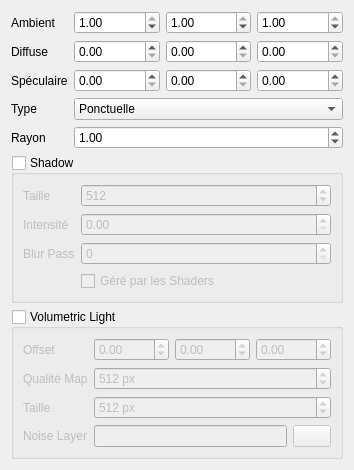
<?xml version="1.0" encoding="UTF-8"?>
<ui version="4.0">
 <class>LightDialog</class>
 <widget class="QDialog" name="LightDialog">
  <property name="geometry">
   <rect>
    <x>0</x>
    <y>0</y>
    <width>310</width>
    <height>457</height>
   </rect>
  </property>
  <property name="windowTitle">
   <string>Propriété de la lumière</string>
  </property>
  <layout class="QFormLayout" name="formLayout">
   <property name="fieldGrowthPolicy">
    <enum>QFormLayout::AllNonFixedFieldsGrow</enum>
   </property>
   <item row="0" column="0">
    <widget class="QLabel" name="label_8">
     <property name="text">
      <string>Ambient</string>
     </property>
    </widget>
   </item>
   <item row="0" column="1">
    <layout class="QHBoxLayout" name="horizontalLayout_29">
     <item>
      <widget class="QDoubleSpinBox" name="diffuse_x">
       <property name="maximum">
        <double>1.000000000000000</double>
       </property>
       <property name="singleStep">
        <double>0.100000000000000</double>
       </property>
       <property name="value">
        <double>1.000000000000000</double>
       </property>
      </widget>
     </item>
     <item>
      <widget class="QDoubleSpinBox" name="diffuse_y">
       <property name="maximum">
        <double>1.000000000000000</double>
       </property>
       <property name="singleStep">
        <double>0.100000000000000</double>
       </property>
       <property name="value">
        <double>1.000000000000000</double>
       </property>
      </widget>
     </item>
     <item>
      <widget class="QDoubleSpinBox" name="diffuse_z">
       <property name="maximum">
        <double>1.000000000000000</double>
       </property>
       <property name="singleStep">
        <double>0.100000000000000</double>
       </property>
       <property name="value">
        <double>1.000000000000000</double>
       </property>
      </widget>
     </item>
    </layout>
   </item>
   <item row="2" column="0">
    <widget class="QLabel" name="label_9">
     <property name="text">
      <string>Diffuse</string>
     </property>
    </widget>
   </item>
   <item row="2" column="1">
    <layout class="QHBoxLayout" name="horizontalLayout_28">
     <item>
      <widget class="QDoubleSpinBox" name="specular_x">
       <property name="maximum">
        <double>1.000000000000000</double>
       </property>
       <property name="singleStep">
        <double>0.100000000000000</double>
       </property>
      </widget>
     </item>
     <item>
      <widget class="QDoubleSpinBox" name="specular_y">
       <property name="maximum">
        <double>1.000000000000000</double>
       </property>
       <property name="singleStep">
        <double>0.100000000000000</double>
       </property>
      </widget>
     </item>
     <item>
      <widget class="QDoubleSpinBox" name="specular_z">
       <property name="maximum">
        <double>1.000000000000000</double>
       </property>
       <property name="singleStep">
        <double>0.100000000000000</double>
       </property>
      </widget>
     </item>
    </layout>
   </item>
   <item row="4" column="0">
    <widget class="QLabel" name="label_10">
     <property name="text">
      <string>Spéculaire</string>
     </property>
    </widget>
   </item>
   <item row="4" column="1">
    <layout class="QHBoxLayout" name="horizontalLayout_27">
     <item>
      <widget class="QDoubleSpinBox" name="ambiant_x">
       <property name="maximum">
        <double>1.000000000000000</double>
       </property>
       <property name="singleStep">
        <double>0.100000000000000</double>
       </property>
      </widget>
     </item>
     <item>
      <widget class="QDoubleSpinBox" name="ambiant_y">
       <property name="maximum">
        <double>1.000000000000000</double>
       </property>
       <property name="singleStep">
        <double>0.100000000000000</double>
       </property>
      </widget>
     </item>
     <item>
      <widget class="QDoubleSpinBox" name="ambiant_z">
       <property name="maximum">
        <double>1.000000000000000</double>
       </property>
       <property name="singleStep">
        <double>0.100000000000000</double>
       </property>
      </widget>
     </item>
    </layout>
   </item>
   <item row="6" column="0">
    <widget class="QLabel" name="label_7">
     <property name="text">
      <string>Type</string>
     </property>
    </widget>
   </item>
   <item row="6" column="1">
    <widget class="QComboBox" name="type">
     <item>
      <property name="text">
       <string>Ponctuelle</string>
      </property>
     </item>
     <item>
      <property name="text">
       <string>Dirictionelle</string>
      </property>
     </item>
    </widget>
   </item>
   <item row="8" column="0">
    <widget class="QLabel" name="label_11">
     <property name="text">
      <string>Rayon</string>
     </property>
    </widget>
   </item>
   <item row="8" column="1">
    <widget class="QDoubleSpinBox" name="radius">
     <property name="maximum">
      <double>64.000000000000000</double>
     </property>
     <property name="value">
      <double>1.000000000000000</double>
     </property>
    </widget>
   </item>
   <item row="10" column="0" colspan="2">
    <widget class="QGroupBox" name="castshadow">
     <property name="title">
      <string>Shadow</string>
     </property>
     <property name="flat">
      <bool>false</bool>
     </property>
     <property name="checkable">
      <bool>true</bool>
     </property>
     <property name="checked">
      <bool>false</bool>
     </property>
     <layout class="QFormLayout" name="formLayout_8">
      <item row="0" column="0">
       <widget class="QLabel" name="label_46">
        <property name="text">
         <string>Taille</string>
        </property>
       </widget>
      </item>
      <item row="2" column="0">
       <widget class="QLabel" name="label_47">
        <property name="text">
         <string>Blur Pass</string>
        </property>
       </widget>
      </item>
      <item row="0" column="1">
       <widget class="QSpinBox" name="shadow_size">
        <property name="maximum">
         <number>999999</number>
        </property>
        <property name="singleStep">
         <number>8</number>
        </property>
        <property name="value">
         <number>512</number>
        </property>
       </widget>
      </item>
      <item row="2" column="1">
       <widget class="QSpinBox" name="shadow_blur"/>
      </item>
      <item row="1" column="1">
       <widget class="QDoubleSpinBox" name="shadow_intensity">
        <property name="maximum">
         <double>1.000000000000000</double>
        </property>
        <property name="singleStep">
         <double>0.100000000000000</double>
        </property>
       </widget>
      </item>
      <item row="1" column="0">
       <widget class="QLabel" name="label_48">
        <property name="text">
         <string>Intensité</string>
        </property>
       </widget>
      </item>
      <item row="3" column="1">
       <widget class="QCheckBox" name="shadow_shader">
        <property name="text">
         <string>Géré par les Shaders</string>
        </property>
       </widget>
      </item>
     </layout>
    </widget>
   </item>
   <item row="11" column="0" colspan="2">
    <widget class="QGroupBox" name="castrays">
     <property name="title">
      <string>Volumetric Light</string>
     </property>
     <property name="checkable">
      <bool>true</bool>
     </property>
     <property name="checked">
      <bool>false</bool>
     </property>
     <layout class="QFormLayout" name="formLayout_9">
      <item row="0" column="0">
       <widget class="QLabel" name="label_21">
        <property name="text">
         <string>Offset</string>
        </property>
       </widget>
      </item>
      <item row="0" column="1">
       <layout class="QHBoxLayout" name="horizontalLayout_6">
        <item>
         <widget class="QDoubleSpinBox" name="rays_offset_x">
          <property name="minimum">
           <double>-1024.000000000000000</double>
          </property>
          <property name="maximum">
           <double>1024.000000000000000</double>
          </property>
          <property name="singleStep">
           <double>0.100000000000000</double>
          </property>
         </widget>
        </item>
        <item>
         <widget class="QDoubleSpinBox" name="rays_offset_y">
          <property name="minimum">
           <double>-1024.000000000000000</double>
          </property>
          <property name="maximum">
           <double>1024.000000000000000</double>
          </property>
          <property name="singleStep">
           <double>0.100000000000000</double>
          </property>
         </widget>
        </item>
        <item>
         <widget class="QDoubleSpinBox" name="rays_offset_z">
          <property name="minimum">
           <double>-1024.000000000000000</double>
          </property>
          <property name="maximum">
           <double>1024.000000000000000</double>
          </property>
          <property name="singleStep">
           <double>0.100000000000000</double>
          </property>
         </widget>
        </item>
       </layout>
      </item>
      <item row="1" column="0">
       <widget class="QLabel" name="label_22">
        <property name="text">
         <string>Qualité Map</string>
        </property>
       </widget>
      </item>
      <item row="1" column="1">
       <widget class="QSpinBox" name="rays_framesize">
        <property name="suffix">
         <string> px</string>
        </property>
        <property name="maximum">
         <number>4096</number>
        </property>
        <property name="singleStep">
         <number>2</number>
        </property>
        <property name="value">
         <number>512</number>
        </property>
       </widget>
      </item>
      <item row="2" column="0">
       <widget class="QLabel" name="label_23">
        <property name="text">
         <string>Taille</string>
        </property>
       </widget>
      </item>
      <item row="2" column="1">
       <widget class="QSpinBox" name="rays_lightsize">
        <property name="suffix">
         <string> px</string>
        </property>
        <property name="maximum">
         <number>4096</number>
        </property>
        <property name="singleStep">
         <number>2</number>
        </property>
        <property name="value">
         <number>512</number>
        </property>
       </widget>
      </item>
      <item row="3" column="0">
       <widget class="QLabel" name="label_24">
        <property name="text">
         <string>Noise Layer</string>
        </property>
       </widget>
      </item>
      <item row="3" column="1">
       <layout class="QHBoxLayout" name="horizontalLayout0" stretch="5,1">
        <item>
         <widget class="QLineEdit" name="rays_noise_path"/>
        </item>
        <item>
         <widget class="QPushButton" name="rays_noise_browse">
          <property name="sizePolicy">
           <sizepolicy hsizetype="Ignored" vsizetype="Fixed">
            <horstretch>0</horstretch>
            <verstretch>0</verstretch>
           </sizepolicy>
          </property>
          <property name="text">
           <string/>
          </property>
          <property name="icon">
           <iconset resource="ressource.qrc">
            <normaloff>:/Medias/medias/explore.png</normaloff>:/Medias/medias/explore.png</iconset>
          </property>
         </widget>
        </item>
       </layout>
      </item>
     </layout>
    </widget>
   </item>
  </layout>
 </widget>
 <resources>
  <include location="ressource.qrc"/>
 </resources>
 <connections/>
</ui>
